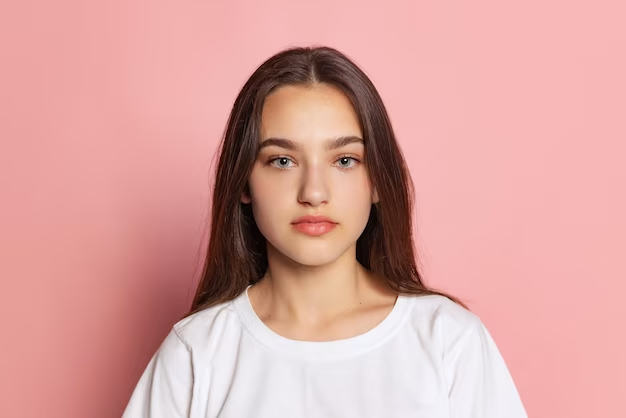
#> input picture Snapchat_Filters/Sketch Filter/sample.png, 626 x 418 px, given in place of the camera
$ python filter.py   (older library calls are emulated)
#> lines starting #> are read from the running program, lines starting #| are printed output that depends on the picture; pictures that were not available may be replaced by others from this repository, and a replacement may not be noted
import cv2
import numpy as np

def sketch_filter(image, sigma_s=50, sigma_r=0.3, blend_strength=0.4):
    #Convert to gray
    img_gray = cv2.cvtColor(image,cv2.COLOR_RGB2GRAY)

    #Invert
    img_blur = cv2.GaussianBlur(img_gray, (21,21), 0, 0)

    #Blend
    sketch_img = cv2.divide(img_gray, img_blur, scale=256)

    #Paint on canvas
    canvas_img = cv2.multiply(sketch_img, bg, scale=1./256)

    #Reduce strength of canvas
    blend_img = cv2.addWeighted(sketch_img, 0.35 , canvas_img, 0.65, 0)
    blend_img = cv2.cvtColor(blend_img, cv2.COLOR_GRAY2RGB)

    #Soften colors in image
    color_img = cv2.bilateralFilter(image, 10, 100, 200)

    bs = .95
    final_img = cv2.addWeighted(blend_img, bs , color_img, 1 - bs, 0)

    return final_img

#Start video capture from webcam
cap = cv2.VideoCapture(0)
ret, frame = cap.read()
#> frame is the input picture: shape (418, 626, 3); mean B, G, R 160.5, 164.2, 218.3

bg = cv2.imread("gray_bg.jpg",cv2.CV_8UC1)
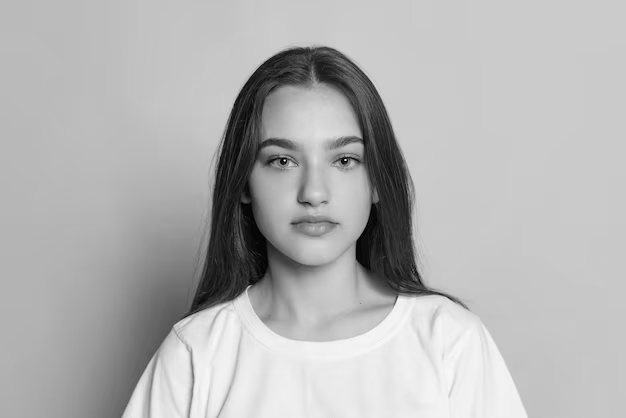
#> bg: shape (418, 626); min 0, max 253, mean 179.4
bg = cv2.resize(bg, (frame.shape[1], frame.shape[0]))

while True:
    ret, frame = cap.read()

    #Display final result
    cv2.imshow("Cartoon effect", sketch_filter(frame))
#> in sketch_filter, `img_blur = cv2.GaussianBlur(img_gray, (21,21), 0, 0)`:
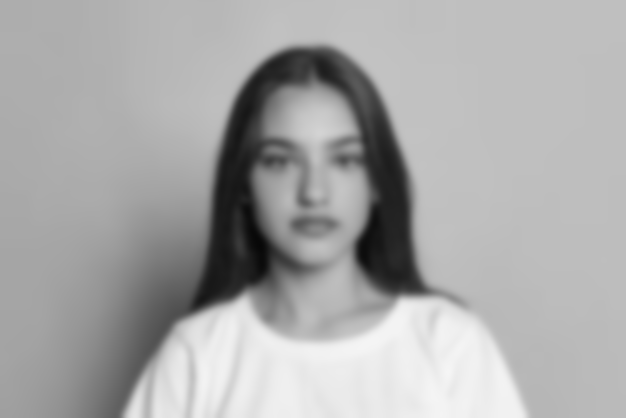
#> img_blur: shape (418, 626); min 7, max 245, mean 169.2
#> in sketch_filter, `sketch_img = cv2.divide(img_gray, img_blur, scale=256)`:
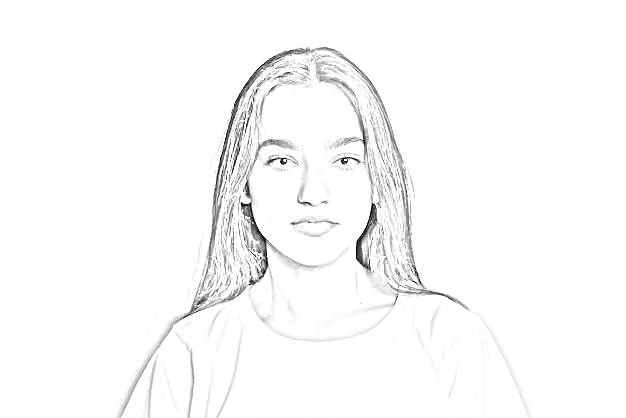
#> sketch_img: shape (418, 626); min 0, max 255, mean 249.8
#> in sketch_filter, `blend_img = cv2.addWeighted(sketch_img, 0.35 , canvas_img, 0.65, 0)`:
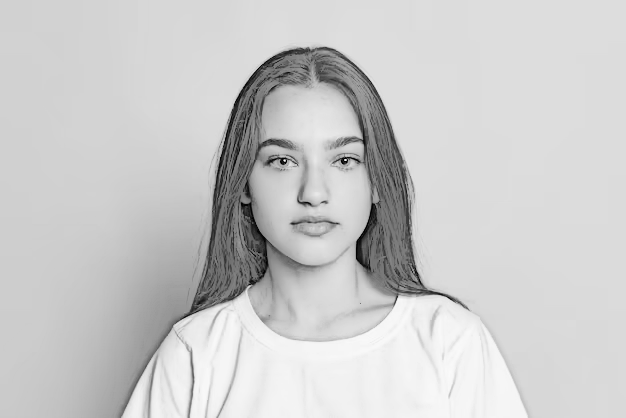
#> blend_img: shape (418, 626); min 0, max 253, mean 202.9

    # Exit the loop if 'q' is pressed
    if cv2.waitKey(1) & 0xFF == ord('q'):
#> (key q is pressed here)
        break

cap.release()
cv2.destroyAllWindows()
